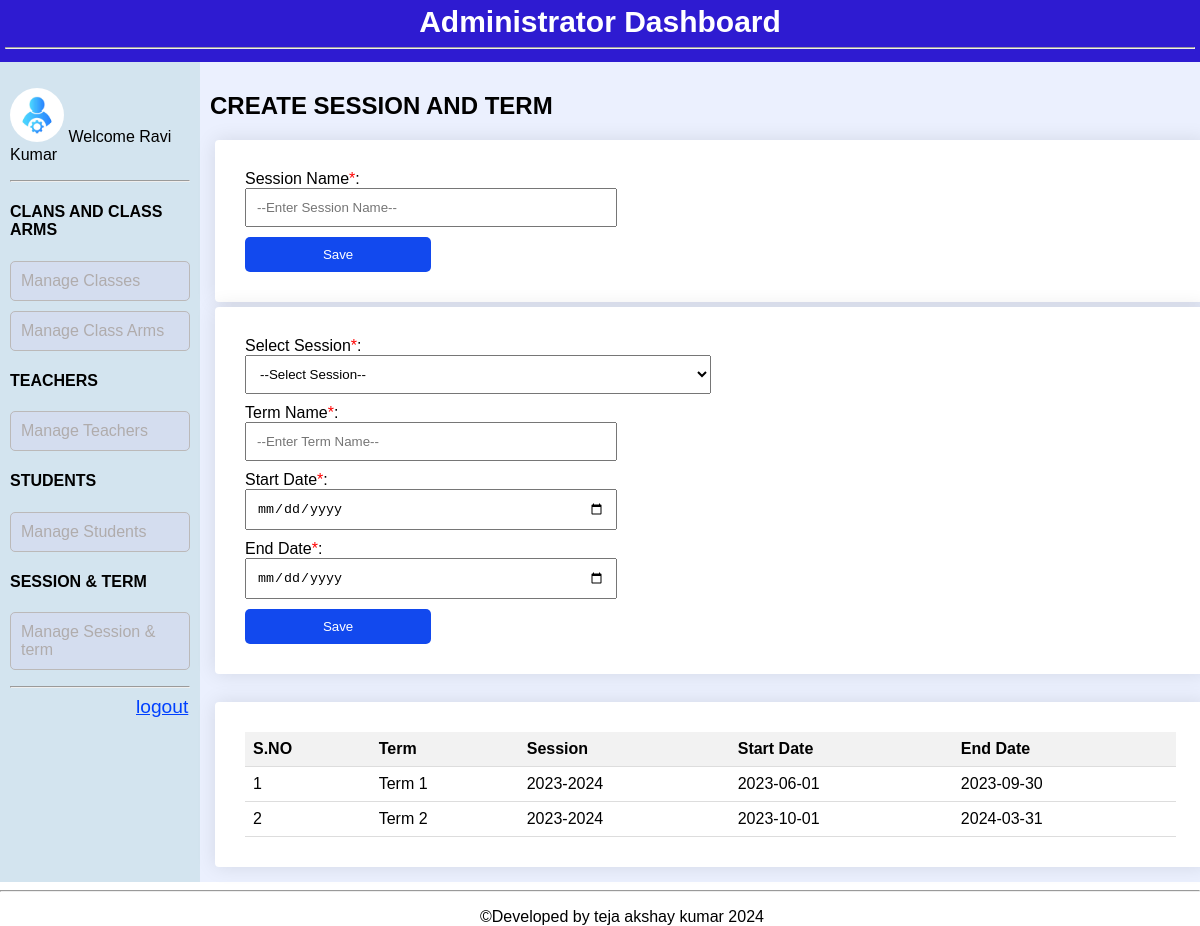
The app's page /createsessions.php (signed in) with its own data.
### tables this page shows
CREATE TABLE `term` (
  `TERM` varchar(50) NOT NULL,
  `SESSION` varchar(20) DEFAULT NULL,
  `STARTDATE` date DEFAULT NULL,
  `ENDDATE` date DEFAULT NULL,
  `EMAILID` varchar(100) NOT NULL
);

### createsessions.php (the view, shortened to what this page needs)
<?php
require_once "handlers/dbh.php";
$emailid=$_SESSION['emailid'];
$query = "SELECT term,session,startdate,enddate FROM term where emailid=?";
$stmt1 = $pdo->prepare($query);
$stmt1->execute([$emailid]);
$teachers = $stmt1->fetchAll(PDO::FETCH_ASSOC);
    $query = "select firstname,lastname FROM admin where emailid=?";
    $stmt7 = $pdo->prepare($query);
    $stmt7->execute([$emailid]);
    $details= $stmt7->fetchAll(PDO::FETCH_ASSOC);
    $fn=$details[0]['firstname'];
    $ln=$details[0]['lastname'];
?>
<!DOCTYPE html>
<html lang="en">
<head>
    <link rel="stylesheet" href="style1.css">
</head>
<body>
<header>
        <h1>Administrator Dashboard</h1>
       <hr>
</header>
<main>
    <div class="container">
        <div class="panel panel1">
        <p>  <img src="images/admin.png" alt="Your Wellness, Our Priority" class="alogo">
        <?php echo "<span >"  ."Welcome ".$fn." ".$ln. "</span>"; ?></p>
    <hr>
        <div>
        <h4>CLANS AND CLASS ARMS</h4>
        <ul class="item-list">
                <li><a href="manageclasses.php?emailid=$emailid">Manage Classes</a></li>
                <li><a href="manageclassarm.php?emailid=$emailid">Manage Class Arms</a></li>
            </ul>
        </div>
        <div>
        <h4>TEACHERS</h4>
        <ul class="item-list">
                <li><a href="manageteachers.php?emailid=$emailid">Manage Teachers</a></li>
            </ul>
        </div>
        <div>
        <h4>STUDENTS</h4>
        <ul class="item-list">
                <li><a href="createstudents.php?emailid=$emailid">Manage Students</a></li>
            </ul>
        </div>
        <div>
        <h4>SESSION & TERM</h4>
        <ul class="item-list">
                <li><a href="createsessions.php?emailid=$emailid">Manage Session & term</a></li>
            </ul>
        </div>
        <hr>
        <a class="log" href="logout.php">logout</a>
        </div>
        <div class="panel panel2">
            <h2>CREATE SESSION AND TERM</h2>
            <div class="board2">
            <form id="classarm" action="handlers/sessionhandler.php?emailid=$emailid" method="post">
                <div class="student-info">
                    <label for="sessionname">Session Name<span class="required">*</span>:</label><br>
                    <input type="text" id="sessionname" name="sessionname" placeholder="--Enter Session Name--" required><br>
                    <button>Save</button>
                </div>
            </form>
            </div>
            <div class="board2">
            <form id="classarm" action="handlers/termhandler.php?emailid=$emailid" method="post">
                <div class="student-info">
                <label for="session">Select Session<span class="required">*</span>:</label><br>
                    <select id="session" name="session">
                        <option value="" disabled selected>--Select Session--</option>
                    </select><br>
                    <label for="term">Term Name<span class="required">*</span>:</label><br>
                    <input type="text" id="term" name="term" placeholder="--Enter Term Name--" required><br>
                    <label for="startdate">Start Date<span class="required">*</span>:</label><br>
                    <input type="date" id="startdate" name="startdate" placeholder="--Enter Start Date--" required ><br>
                    <label for="enddate">End Date<span class="required">*</span>:</label><br>
                    <input type="date" id="enddate" name="enddate" placeholder="--Enter End Date--" required ><br>
                    <button >Save</button>
                </div>
            </form>
            </div>
            <br>
            <div class="board2">
                <div class="student-info">
                <table>
                    <thead>
                        <tr>
                            <th>S.NO</th>
                            <th>Term</th>
                            <th>Session</th>
                            <th>Start Date</th>
                            <th>End Date</th>
                        </tr>
                    </thead>
                    <tbody>
                    <?php
                    $i=1;
                        foreach ($teachers as $row) {
                            echo "<tr>";
                            echo "<td>$i</td>";
                            echo "<td>" . $row['term'] . "</td>";
                            echo "<td>" . $row['session'] . "</td>";
                            echo "<td>" . $row['startdate'] . "</td>";
                            echo "<td>" . $row['enddate'] . "</td>";
                            echo "</tr>";
                            $i++;
                        }
                        ?>
                    </tbody>
                </table>
                </div>
            </div>
        </div>
    </div>
    </main>
    <footer>
        <hr>
        <p class="copyright">&copy;Developed by teja akshay kumar 2024</p>
    </footer>
    </body>
    </html>

### style1.css (style rules this page uses)
body, html { margin: 0; padding: 0; height: 100%; font-family: Arial, sans-serif; }
.container { display: flex; height: 100%; }
.panel { padding: 10px; box-sizing: border-box; }
.panel1 { width: 16.6666667%; background-color: #d3e4ef; }
.panel2 { width: 83.3333333%; background-color: #ebf0fe; }
.item-list { list-style-type: none; padding: 0; }
.item-list li { margin-bottom: 10px; background-color: #d4ddef; border-radius: 5px; }
.copyright { margin-left: 40%; }
.item-list li a { display: block; padding: 10px; border: 1px solid #bbb9b9; border-radius: 5px; text-decoration: none; color: #b0acac; transition: background-color 0.3s ease; }
header { background-color: #2e1bd1; padding: 5px; }
.alogo { width: 30%; margin-top: px; border-radius: 100%; }
header h1 { color: #ffffff; font-size: 30px; margin: 0; text-align: center; }
.board2 { background-color: rgb(255, 255, 255); border-radius: 4px; box-shadow: 0 0 20px rgba(0, 0, 0, 0.1); padding: 30px; width: 95%; text-align: left; margin: 5px; }
.log { color: rgb(0, 64, 255); font-size: larger; margin-left: 70%; }
input { width: 40%; padding: 10px; margin-bottom: 10px; box-sizing: border-box; }
.required { color: red; }
button { background-color: #1249ee; color: white; padding: 10px; border: none; width: 20%; border-radius: 5px; cursor: pointer; text-align: center; }
select { width: 50%; padding: 10px; margin-bottom: 10px; }

### createsessions.php (style rules this page uses)
table { width: 100%; border-collapse: collapse; }
th, td { padding: 8px; text-align: left; border-bottom: 1px solid #ddd; }
th { background-color: #f2f2f2; }

### records on screen
term: TERM "Term 1", SESSION "2023-2024", STARTDATE "2023-06-01", ENDDATE "2023-09-30"
term: TERM "Term 2", SESSION "2023-2024", STARTDATE "2023-10-01", ENDDATE "2024-03-31"

### other values on screen
$fn "Ravi"
$ln "Kumar"
